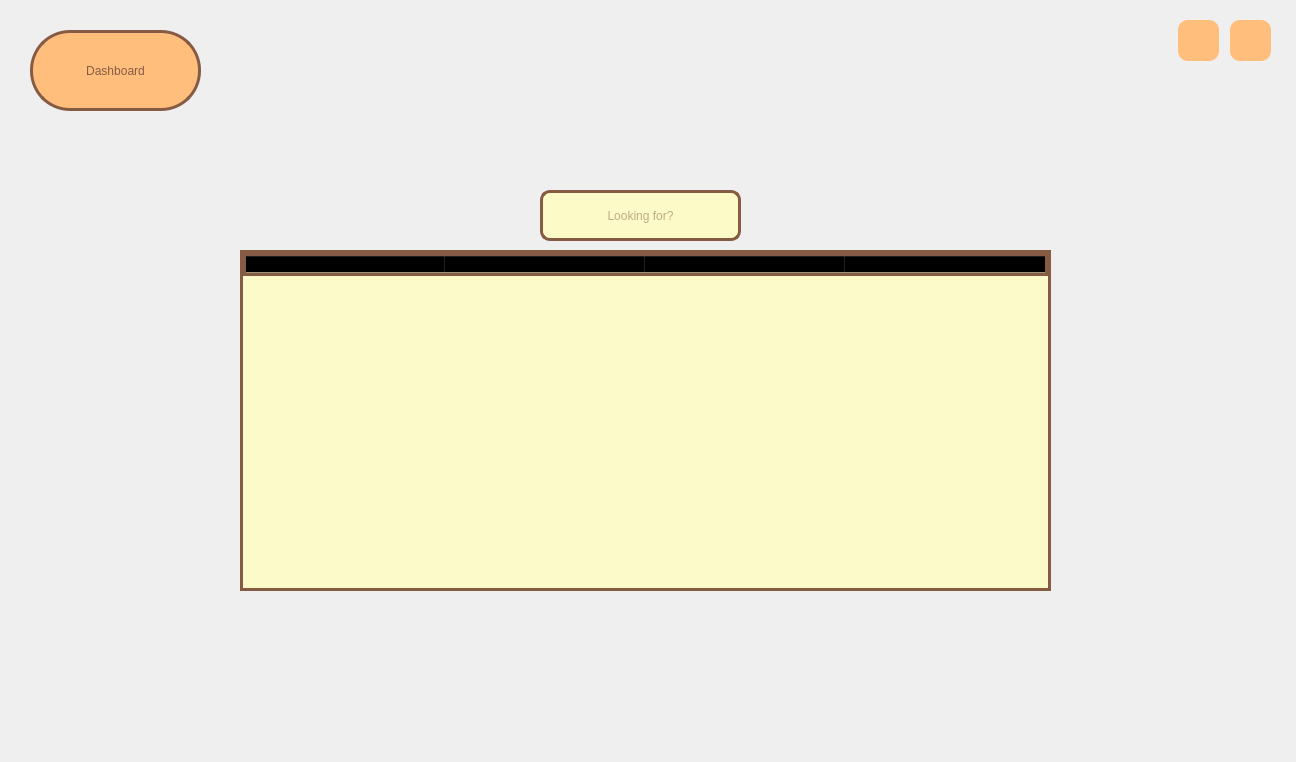
<?xml version="1.0" encoding="UTF-8"?>
<ui version="4.0">
 <class>situation</class>
 <widget class="QMainWindow" name="situation">
  <property name="geometry">
   <rect>
    <x>0</x>
    <y>0</y>
    <width>1296</width>
    <height>762</height>
   </rect>
  </property>
  <property name="minimumSize">
   <size>
    <width>1296</width>
    <height>762</height>
   </size>
  </property>
  <property name="maximumSize">
   <size>
    <width>1296</width>
    <height>762</height>
   </size>
  </property>
  <property name="windowTitle">
   <string>Members Situation</string>
  </property>
  <property name="windowIcon">
   <iconset resource="icons.qrc">
    <normaloff>:/icons/icons/mainicon.png</normaloff>:/icons/icons/mainicon.png</iconset>
  </property>
  <property name="styleSheet">
   <string notr="true">#centralwidget
{
	border-image: url(:/new/photos/situation.png);
}

QPushButton
{
	color: rgb(133, 91, 68);
	background-color: rgb(255, 190, 124);
	font: 24pt &quot;Tw Cen MT Condensed Extra Bold&quot;;
    border-radius: 10px;
}
QPushButton:hover
{
	background-color: rgb(193, 97, 13);
	color: rgb(255, 190, 124);
}
</string>
  </property>
  <widget class="QWidget" name="centralwidget">
   <widget class="QLineEdit" name="lineEdit">
    <property name="geometry">
     <rect>
      <x>540</x>
      <y>190</y>
      <width>201</width>
      <height>51</height>
     </rect>
    </property>
    <property name="styleSheet">
     <string notr="true">color: rgb(133, 91, 68);
font: 20pt &quot;Tw Cen MT Condensed Extra Bold&quot;;
border-radius: 10px;
background-color: rgba(254, 252, 194, 0.9);
border: 3px solid rgb(133, 91, 68);

</string>
    </property>
    <property name="alignment">
     <set>Qt::AlignCenter</set>
    </property>
    <property name="placeholderText">
     <string>Looking for?</string>
    </property>
   </widget>
   <widget class="QPushButton" name="closeButton">
    <property name="geometry">
     <rect>
      <x>1230</x>
      <y>20</y>
      <width>41</width>
      <height>41</height>
     </rect>
    </property>
    <property name="cursor">
     <cursorShape>PointingHandCursor</cursorShape>
    </property>
    <property name="toolTip">
     <string>Close the app</string>
    </property>
    <property name="text">
     <string/>
    </property>
    <property name="icon">
     <iconset resource="icons.qrc">
      <normaloff>:/icons/icons/error.png</normaloff>:/icons/icons/error.png</iconset>
    </property>
    <property name="iconSize">
     <size>
      <width>30</width>
      <height>30</height>
     </size>
    </property>
   </widget>
   <widget class="QPushButton" name="dashButton">
    <property name="geometry">
     <rect>
      <x>30</x>
      <y>30</y>
      <width>171</width>
      <height>81</height>
     </rect>
    </property>
    <property name="cursor">
     <cursorShape>PointingHandCursor</cursorShape>
    </property>
    <property name="styleSheet">
     <string notr="true">border-radius: 40px;
border: 3px solid rgb(133, 91, 68);</string>
    </property>
    <property name="text">
     <string>Dashboard</string>
    </property>
   </widget>
   <widget class="QPushButton" name="menuButton">
    <property name="geometry">
     <rect>
      <x>1178</x>
      <y>20</y>
      <width>41</width>
      <height>41</height>
     </rect>
    </property>
    <property name="cursor">
     <cursorShape>PointingHandCursor</cursorShape>
    </property>
    <property name="toolTip">
     <string>Back to main menu</string>
    </property>
    <property name="text">
     <string/>
    </property>
    <property name="icon">
     <iconset resource="icons.qrc">
      <normaloff>:/icons/icons/previous.png</normaloff>:/icons/icons/previous.png</iconset>
    </property>
    <property name="iconSize">
     <size>
      <width>30</width>
      <height>30</height>
     </size>
    </property>
   </widget>
   <widget class="QTableWidget" name="tableWidget">
    <property name="geometry">
     <rect>
      <x>240</x>
      <y>250</y>
      <width>811</width>
      <height>341</height>
     </rect>
    </property>
    <property name="styleSheet">
     <string notr="true">
border: 3px solid rgb(133, 91, 68);
background-color: rgba(254, 252, 194, 0.85);

</string>
    </property>
    <attribute name="horizontalHeaderDefaultSectionSize">
     <number>200</number>
    </attribute>
    <column>
     <property name="text">
      <string>Usernames</string>
     </property>
     <property name="font">
      <font>
       <pointsize>12</pointsize>
       <weight>75</weight>
       <italic>true</italic>
       <bold>true</bold>
      </font>
     </property>
    </column>
    <column>
     <property name="text">
      <string>ISBNs</string>
     </property>
     <property name="font">
      <font>
       <pointsize>12</pointsize>
       <weight>75</weight>
       <italic>true</italic>
       <bold>true</bold>
      </font>
     </property>
    </column>
    <column>
     <property name="text">
      <string>Get Book Date</string>
     </property>
     <property name="font">
      <font>
       <pointsize>12</pointsize>
       <weight>75</weight>
       <italic>true</italic>
       <bold>true</bold>
      </font>
     </property>
    </column>
    <column>
     <property name="text">
      <string>Return Book Date</string>
     </property>
     <property name="font">
      <font>
       <pointsize>12</pointsize>
       <weight>75</weight>
       <italic>true</italic>
       <bold>true</bold>
      </font>
     </property>
    </column>
   </widget>
  </widget>
 </widget>
 <resources>
  <include location="icons.qrc"/>
 </resources>
 <connections/>
</ui>
